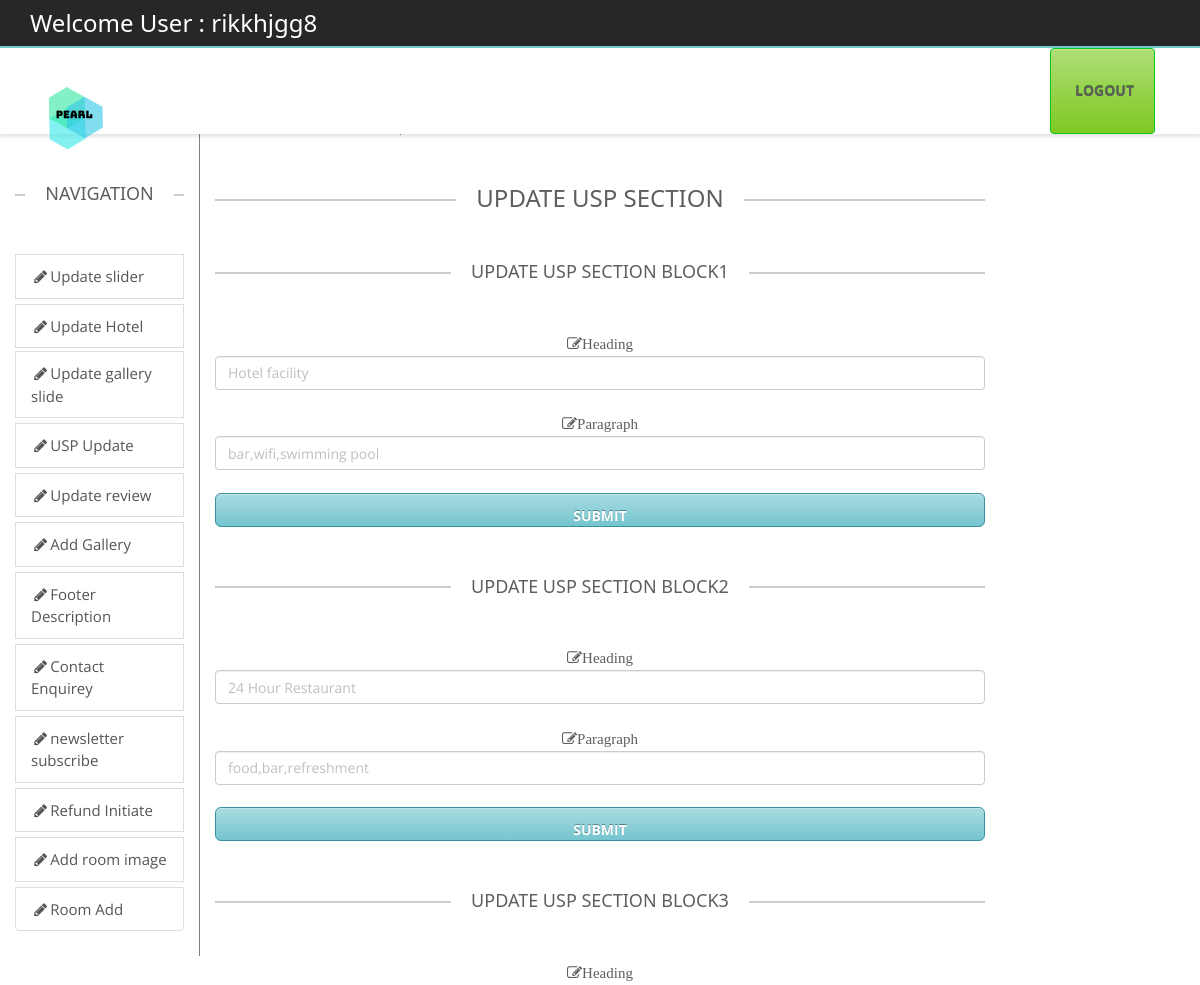
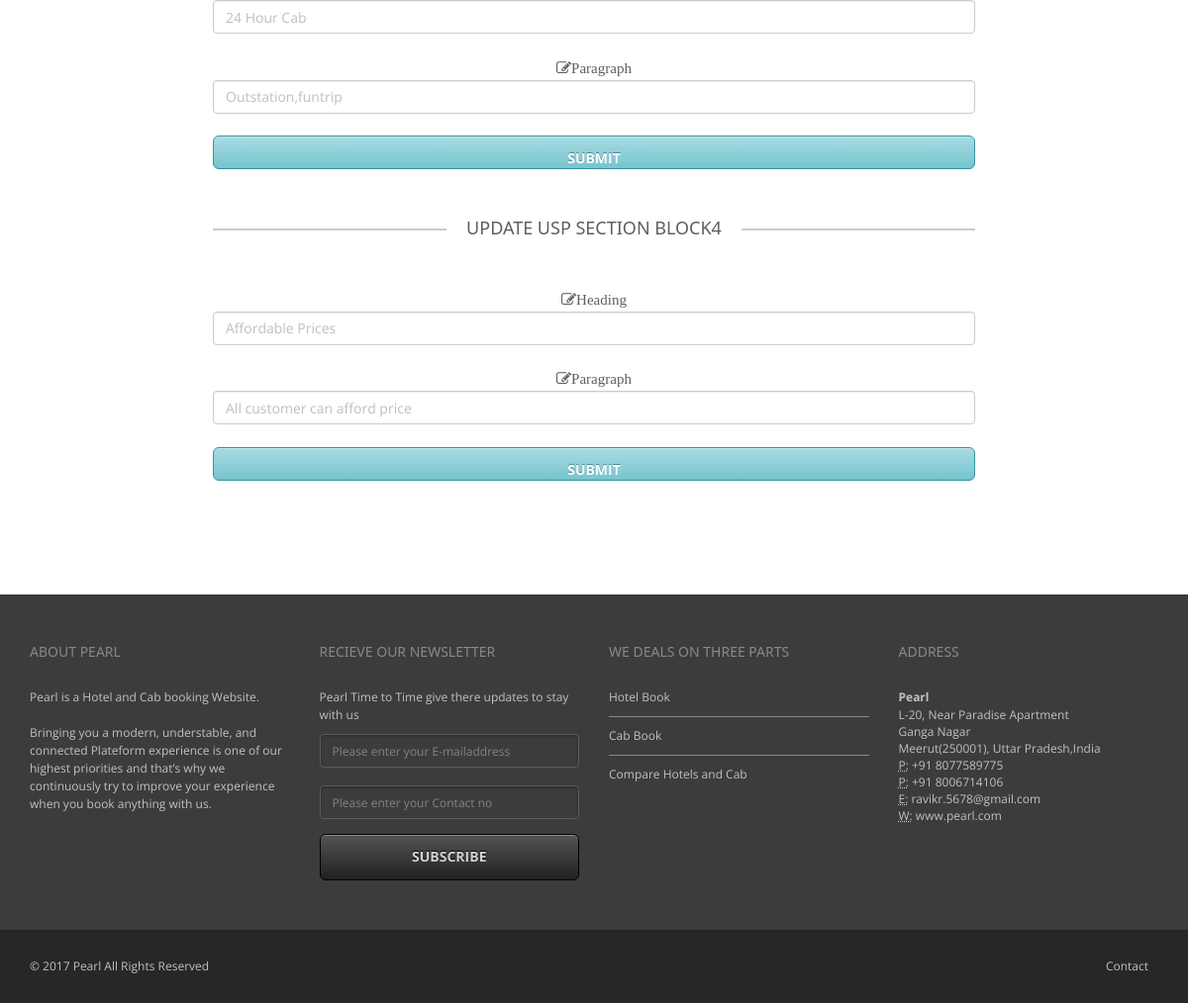
Screenshot of /backend/uspupdate.php (signed in) with the database file from the repository (2 pictures, top to bottom).
### tables this page shows
CREATE TABLE `uspsection` (
  `sno` int(11) NOT NULL,
  `heading` varchar(100) DEFAULT NULL,
  `paragraph` varchar(100) DEFAULT NULL
);

### public_html/backend/uspupdate.php (the view, shortened to what this page needs)
<?php
include("headeradmin.php");?><title>Pearl ::<?php echo $title;?></title>
<?php
include("connect.php");
include("navigation.php");
$res=mysqli_query($con,"select * from uspsection") or die(mysqli_error($con));
$i=1;
while($row=mysqli_fetch_array($res))
{
if($i==1)
{$heading=$row[1];
$para=$row[2];
}
if($i==2)
{$heading2=$row[1];
$para2=$row[2];}
if($i==3)
{$heading3=$row[1];
$para3=$row[2];}
if($i==4)
{$heading4=$row[1];
$para4=$row[2];}
$i++;
}
?>
<div class="container-fluid">
	<div class="row">
		<div class="col-sm-2" >
	     </div>
        <div class="col-sm-1 " style="border-left:1px solid grey;">
        </div>
		<div class="col-sm-8">
        <div class="containe-fluid text-center" >
             <h3 class="lined-heading mt50">
            <span>
            UPDATE USP SECTION
            </span>
        </h3>
        <h5 class="lined-heading mt50"><span>
            UPDATE USP SECTION BLOCK1
            </span>
   	</h5>
        <form class="form-group" action="uspupdatequery.php" method="post">
        <label class="fa fa-edit">Heading</label>
        <input class="form-control" type="text" name="Heading1" value="<?php echo $heading;?>" /><br />
		<label class="fa fa-edit">Paragraph</label>
        <input class="form-control" type="text" name="paragraph1" value="<?php echo $para;?>" /><br />
        <input class="form-control btn btn-lg btn-primary" type="submit" value="submit"/>
        </form>
<h5 class="lined-heading mt50"><span>
            UPDATE USP SECTION BLOCK2
            </span>
   	</h5>
	<form class="form-group" action="uspupdatequery.php" method="post">
        <label class="fa fa-edit">Heading</label>
        <input class="form-control" type="text" name="Heading2" value="<?php echo $heading2;?>" /><br />
		<label class="fa fa-edit">Paragraph</label>
        <input class="form-control" type="text" name="paragraph2" value="<?php echo $para2;?>" /><br />
        <input class="form-control btn btn-lg btn-primary" type="submit" value="submit"/>
        </form>
<h5 class="lined-heading mt50"><span>
            UPDATE USP SECTION BLOCK3
            </span>
   	</h5>
<form class="form-group" action="uspupdatequery.php" method="post">
        <label class="fa fa-edit">Heading</label>
        <input class="form-control" type="text" name="Heading3" value="<?php echo $heading3;?>" /><br />
		<label class="fa fa-edit">Paragraph</label>
        <input class="form-control" type="text" name="paragraph3" value="<?php echo $para3;?>" /><br />
        <input class="form-control btn btn-lg btn-primary" type="submit" value="submit"/>
        </form>
<h5 class="lined-heading mt50"><span>
            UPDATE USP SECTION BLOCK4
            </span>
   	</h5>
<form class="form-group" action="uspupdatequery.php" method="post">
        <label class="fa fa-edit">Heading</label>
        <input class="form-control" type="text" name="Heading4" value="<?php echo $heading4;?>" /><br />
		<label class="fa fa-edit">Paragraph</label>
        <input class="form-control" type="text" name="paragraph4" value="<?php echo $para4;?>" /><br />
        <input class="form-control btn btn-lg btn-primary" type="submit" value="submit"/>
        </form>
		</div>
		</div>
        <div class="col-sm-1">
        </div>
	</div>
</div>
<?php include("footer.php");?>

### public_html/backend/css/theme.css (style rules this page uses)
body { overflow-x: hidden; }
html, html a { -webkit-font-smoothing: antialiased !important; }
h1, h2, h3, h4, h5, h6, .h1, .h2, .h3, .h4, .h5, .h6 { font-family: "Open Sans", "Helvetica Neue", Helvetica, Arial, sans-serif; font-weight: 600; line-height: 1.1; color: #5e5e5e; }
h3, .h3 { font-size: 18px; }
h5, .h5 { font-size: 12px; }
.lined-heading { position: relative; margin-top: 0; margin-bottom: 50px; text-align: center; display: block; }
h1.lined-heading:before, h2.lined-heading:before, h3.lined-heading:before, h4.lined-heading:before, h5.lined-heading:before, h6.lined-heading:before { position: absolute; top: 50%; z-index: 1; display: block; width: 100%; height: 1px; border-top: 2px solid #ccc; content: ""; }
h1.lined-heading span, h2.lined-heading span, h3.lined-heading span, h4.lined-heading span, h5.lined-heading span, h6.lined-heading span { position: relative; z-index: 1; padding: 0 20px; background: #fff; display: inline-block; }
body ,.ui-widget, .revolution-starhotel { font-family: "Open Sans", "Helvetica Neue", Helvetica, Arial, sans-serif !important; font-size: 13px; }
.mt50 { margin-top: 50px; }
label { color: #5e5e5e; }
.form-control { color: #bfbfbf; }
.btn { background: -moz-linear-gradient(top, rgba(255,255,255,0.38) 0%, rgba(255,255,255,0) 100%); background: -webkit-gradient(linear, left top, left bottom, color-stop(0%, rgba(255,255,255,0.38)), color-stop(100%, rgba(255,255,255,0))); background: -webkit-linear-gradient(top, rgba(255,255,255,0.38) 0%, rgba(255,255,255,0) 100%); background: -o-linear-gradient(top, rgba(255,255,255,0.38) 0%, rgba(255,255,255,0) 100%); background: -ms-linear-gradient(top, rgba(255,255,255,0.38) 0%, rgba(255,255,255,0) 100%); background: linear-gradient(to bottom, rgba(255,255,255,0.38) 0%, rgba(255,255,255,0) 100%); filter: progid:DXImageTransform.Microsoft.gradient( startColorstr='#61ffffff', endColorstr='#00ffffff', GradientType=0 ); color: #ffffff; -webkit-box-shadow: inset 0 1px 0 0 rgba(255,255,255,0.3); box-shadow: inset 0 1px 0 0 rgba(255,255,255,0.3); -webkit-transition: all 0.1s ease-in; -moz-transition: all 0.1s ease-in; -ms-transition: all 0.1s ease-in; -o-transition: all 0.1s ease-in; transition: all 0.1s ease-in; text-transform: uppercase; font-weight: bold; }
.btn-lg { padding: 13px 18px; font-size: 14px; }

### public_html/backend/css/w3.css (style rules this page uses)
button,hr,input { overflow:visible }
html { box-sizing:border-box;-ms-text-size-adjust:100%;-webkit-text-size-adjust:100%;overflow-x:hidden }
*,:after,:before { box-sizing:inherit }
body { margin:0 }
button,input,select,textarea { font:inherit;margin:0 }
[type=reset],[type=submit],button,html [type=button] { -webkit-appearance:button }
body,html { font-family:Verdana,sans-serif;font-size:15px;line-height:1.5 }
h3 { font-size:24px }
h5 { font-size:18px }
h1,h2,h3,h4,h5,h6 { font-family:"Segoe UI",Arial,sans-serif;font-weight:400;margin:10px 0 }

### public_html/backend/css/colors/turquoise.css (style rules this page uses)
.btn-primary { background-color: #75c5cf; border-color: #35929e; text-shadow: 0 -1px 0 #50878e; }

### rows the page displays
uspsection: Heading1 "Hotel facility", paragraph1 "bar,wifi,swimming pool"
uspsection: Heading2 "24 Hour Restaurant", paragraph2 "food,bar,refreshment"
uspsection: Heading3 "24 Hour Cab", paragraph3 "Outstation,funtrip"
uspsection: Heading4 "Affordable Prices", paragraph4 "All customer can afford price"

### other values shown
$_SESSION['login_user'] "rikkhjgg8"
